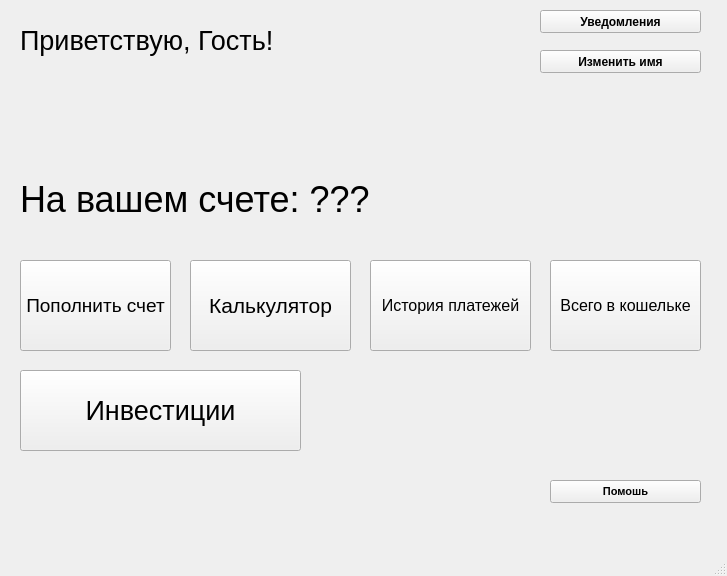
<?xml version="1.0" encoding="UTF-8"?>
<ui version="4.0">
 <class>MainWindow</class>
 <widget class="QMainWindow" name="MainWindow">
  <property name="geometry">
   <rect>
    <x>0</x>
    <y>0</y>
    <width>727</width>
    <height>576</height>
   </rect>
  </property>
  <property name="windowTitle">
   <string>MainWindow</string>
  </property>
  <widget class="QWidget" name="centralwidget">
   <widget class="QWidget" name="verticalLayoutWidget">
    <property name="geometry">
     <rect>
      <x>20</x>
      <y>10</y>
      <width>491</width>
      <height>61</height>
     </rect>
    </property>
    <layout class="QVBoxLayout" name="verticalLayout">
     <item>
      <widget class="QLabel" name="hello">
       <property name="font">
        <font>
         <pointsize>20</pointsize>
        </font>
       </property>
       <property name="text">
        <string>Приветствую, Гость!</string>
       </property>
      </widget>
     </item>
    </layout>
   </widget>
   <widget class="QPushButton" name="change_name">
    <property name="geometry">
     <rect>
      <x>540</x>
      <y>50</y>
      <width>161</width>
      <height>23</height>
     </rect>
    </property>
    <property name="font">
     <font>
      <weight>75</weight>
      <bold>true</bold>
     </font>
    </property>
    <property name="text">
     <string>Изменить имя</string>
    </property>
   </widget>
   <widget class="QPushButton" name="notifications">
    <property name="geometry">
     <rect>
      <x>540</x>
      <y>10</y>
      <width>161</width>
      <height>23</height>
     </rect>
    </property>
    <property name="font">
     <font>
      <weight>75</weight>
      <bold>true</bold>
     </font>
    </property>
    <property name="text">
     <string>Уведомления</string>
    </property>
   </widget>
   <widget class="QWidget" name="verticalLayoutWidget_2">
    <property name="geometry">
     <rect>
      <x>20</x>
      <y>169</y>
      <width>681</width>
      <height>61</height>
     </rect>
    </property>
    <layout class="QVBoxLayout" name="verticalLayout_2">
     <item>
      <widget class="QLabel" name="balance">
       <property name="font">
        <font>
         <pointsize>27</pointsize>
        </font>
       </property>
       <property name="text">
        <string>На вашем счете: ???</string>
       </property>
      </widget>
     </item>
    </layout>
   </widget>
   <widget class="QPushButton" name="add_account">
    <property name="geometry">
     <rect>
      <x>20</x>
      <y>260</y>
      <width>151</width>
      <height>91</height>
     </rect>
    </property>
    <property name="font">
     <font>
      <pointsize>14</pointsize>
      <weight>50</weight>
      <bold>false</bold>
     </font>
    </property>
    <property name="text">
     <string>Пополнить счет</string>
    </property>
   </widget>
   <widget class="QPushButton" name="calculator">
    <property name="geometry">
     <rect>
      <x>190</x>
      <y>260</y>
      <width>161</width>
      <height>91</height>
     </rect>
    </property>
    <property name="font">
     <font>
      <pointsize>16</pointsize>
     </font>
    </property>
    <property name="text">
     <string>Калькулятор</string>
    </property>
   </widget>
   <widget class="QPushButton" name="payment_history">
    <property name="geometry">
     <rect>
      <x>370</x>
      <y>260</y>
      <width>161</width>
      <height>91</height>
     </rect>
    </property>
    <property name="font">
     <font>
      <pointsize>12</pointsize>
     </font>
    </property>
    <property name="text">
     <string>История платежей</string>
    </property>
   </widget>
   <widget class="QPushButton" name="all">
    <property name="geometry">
     <rect>
      <x>550</x>
      <y>260</y>
      <width>151</width>
      <height>91</height>
     </rect>
    </property>
    <property name="font">
     <font>
      <pointsize>12</pointsize>
     </font>
    </property>
    <property name="text">
     <string>Всего в кошельке</string>
    </property>
   </widget>
   <widget class="QPushButton" name="investments">
    <property name="geometry">
     <rect>
      <x>20</x>
      <y>370</y>
      <width>281</width>
      <height>81</height>
     </rect>
    </property>
    <property name="font">
     <font>
      <pointsize>20</pointsize>
     </font>
    </property>
    <property name="text">
     <string>Инвестиции</string>
    </property>
   </widget>
   <widget class="QPushButton" name="help">
    <property name="geometry">
     <rect>
      <x>550</x>
      <y>480</y>
      <width>151</width>
      <height>23</height>
     </rect>
    </property>
    <property name="font">
     <font>
      <pointsize>8</pointsize>
      <weight>75</weight>
      <bold>true</bold>
     </font>
    </property>
    <property name="text">
     <string>Помошь</string>
    </property>
   </widget>
  </widget>
  <widget class="QMenuBar" name="menubar">
   <property name="geometry">
    <rect>
     <x>0</x>
     <y>0</y>
     <width>727</width>
     <height>21</height>
    </rect>
   </property>
  </widget>
  <widget class="QStatusBar" name="statusbar"/>
 </widget>
 <resources/>
 <connections/>
</ui>
